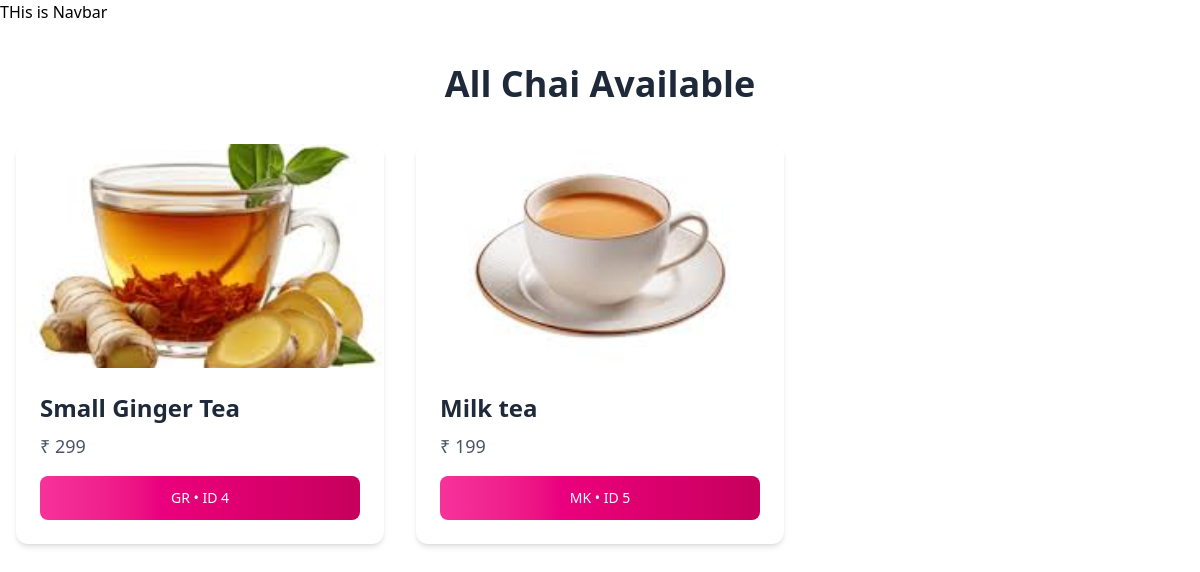
The app's page /chai/ with its own data.
### website/models.py (models this page shows, shortened)
class ChaiVarity(models.Model):
    CHAI_TYPE_CHOICES = [
        ('ML', 'Masala'),
        ('MK', 'Milk'),
        ('EL', 'Elaichi'),
        ('GR', 'Ginger'),
        ('PL', 'Plain')
    ]
    name = models.CharField(max_length=100)
    image = models.ImageField(upload_to='chai_image/')
    date_add = models.DateTimeField(default=timezone.now)
    chai_type = models.CharField(max_length=2, choices=CHAI_TYPE_CHOICES)
    description = models.TextField(default='')
    price = models.CharField(max_length=20, default="")

### website/views.py (the view)
# urls.py: path('', views.all_chai, name="all_chai"),
def all_chai(request):
    chais = ChaiVarity.objects.all()
    return render(request, 'website/home.html', {'chais': chais})

### website/templates/website/home.html (shortened to what this page needs)
{% extends "layout.html" %}
{% block content %}
<div class="max-w-7xl mx-auto px-4 py-10">
    <h1 class="text-4xl font-bold text-center text-gray-800 mb-10">
        All Chai Available
    </h1>
    <div class="grid gap-8 sm:grid-cols-2 lg:grid-cols-3">
        {% for chai in chais %}
        <div class="bg-white rounded-xl shadow-md overflow-hidden hover:shadow-xl transition duration-300">
            <img
                src="{{ chai.image.url }}"
                alt="{{ chai.name }}"
                class="w-full h-56 object-cover"
            >
            <div class="p-6">
                <h3 class="text-2xl font-semibold text-gray-800 mb-2">
                    {{ chai.name }}
                </h3>
                <p class="text-lg text-gray-600 mb-4">
                    ₹ {{ chai.price }}
                </p>
                <a href="{% url 'chai_details' chai.id %}">
                    <button
                        type="button"
                        class="w-full text-white bg-gradient-to-r from-pink-500 via-pink-600 to-pink-700
                               hover:from-pink-600 hover:to-pink-800
                               focus:outline-none focus:ring-4 focus:ring-pink-300
                               font-medium rounded-lg text-sm px-5 py-3 text-center transition"
                    >
                        {{ chai.chai_type }} • ID {{ chai.id }}
                    </button>
                </a>
            </div>
        </div>
        {% endfor %}
    </div>
</div>
{% endblock %}

### records on screen
ChaiVarity: image (picture), name "Small Ginger Tea", price "299", chai_type "GR", id "4"
ChaiVarity: image (picture), name "Milk tea", price "199", chai_type "MK", id "5"
